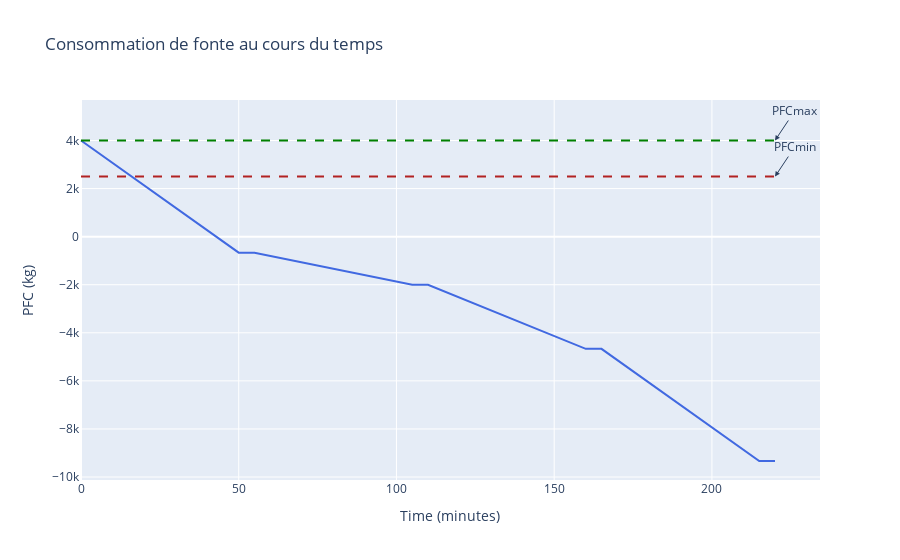

Notebook cell for this chart:
### Code cell
Plot_consom(times, PFC_values, tmin, tmax, PFCmin, PFCmax)

### Figure 1 — Plotly figure (JSON) as saved in the notebook; plotly's stock layout.template omitted (floating-point values rounded to 4 significant figures; data arrays with more than 128 entries replaced by an {"elided": "..."} marker saying what was removed)
{"data": [{"line": {"color": "royalblue"}, "mode": "lines", "name": "PFC over time", "type": "scatter", "x": {"elided": "205 int values"}, "y": {"elided": "205 float values"}}], "layout": {"annotations": [{"arrowhead": 2, "ax": 20, "ay": -30, "showarrow": true, "text": "PFCmin", "x": 220, "xref": "x", "y": 2500, "yref": "y"}, {"arrowhead": 2, "ax": 20, "ay": -30, "showarrow": true, "text": "PFCmax", "x": 220, "xref": "x", "y": 4000, "yref": "y"}], "shapes": [{"line": {"color": "firebrick", "dash": "dash", "width": 2}, "name": "PFCmin", "type": "line", "x0": 0, "x1": 220, "y0": 2500, "y1": 2500}, {"line": {"color": "green", "dash": "dash", "width": 2}, "name": "PFCmax", "type": "line", "x0": 0, "x1": 220, "y0": 4000, "y1": 4000}], "showlegend": false, "title": {"text": "Consommation de fonte au cours du temps"}, "xaxis": {"title": {"text": "Time (minutes)"}}, "yaxis": {"title": {"text": "PFC (kg)"}}}}
